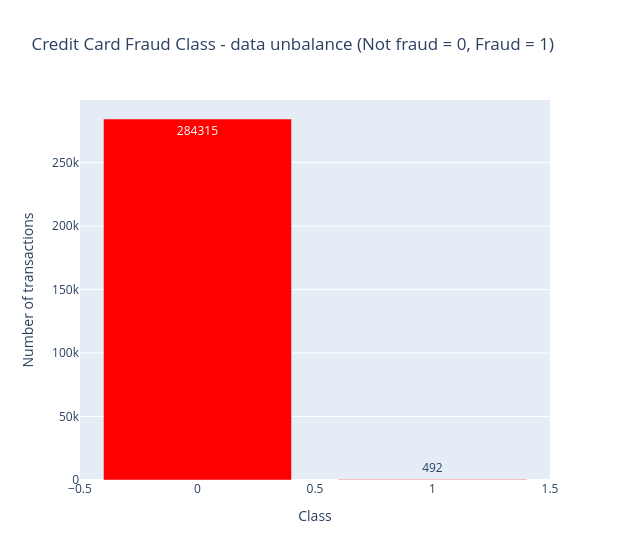

Source (notebook cell):
### Markdown cell above
# Check data unbalance
With respect with *target* value, i.e. **Class**

### Code cell
temp = data_df["Class"].value_counts()
df = pd.DataFrame({'Class': temp.index,'values': temp.values})

trace = go.Bar(
    x = df['Class'],y = df['values'],
    name="Credit Card Fraud Class - data unbalance (Not fraud = 0, Fraud = 1)",
    marker=dict(color="Red"),
    text=df['values']
)
data = [trace]
layout = dict(title = 'Credit Card Fraud Class - data unbalance (Not fraud = 0, Fraud = 1)',
          xaxis = dict(title = 'Class', showticklabels=True), 
          yaxis = dict(title = 'Number of transactions'),
          hovermode = 'closest',width=630
         )
fig = dict(data=data, layout=layout)
iplot(fig, filename='class')

### Figure 1 — Plotly figure (JSON) as saved in the notebook; plotly's stock layout.template omitted (floating-point values rounded to 4 significant figures)
{"data": [{"marker": {"color": "Red"}, "name": "Credit Card Fraud Class - data unbalance (Not fraud = 0, Fraud = 1)", "text": [284300.0, 492.0], "type": "bar", "x": [0, 1], "y": [284315, 492]}], "layout": {"hovermode": "closest", "title": {"text": "Credit Card Fraud Class - data unbalance (Not fraud = 0, Fraud = 1)"}, "width": 630, "xaxis": {"showticklabels": true, "title": {"text": "Class"}}, "yaxis": {"title": {"text": "Number of transactions"}}}}
